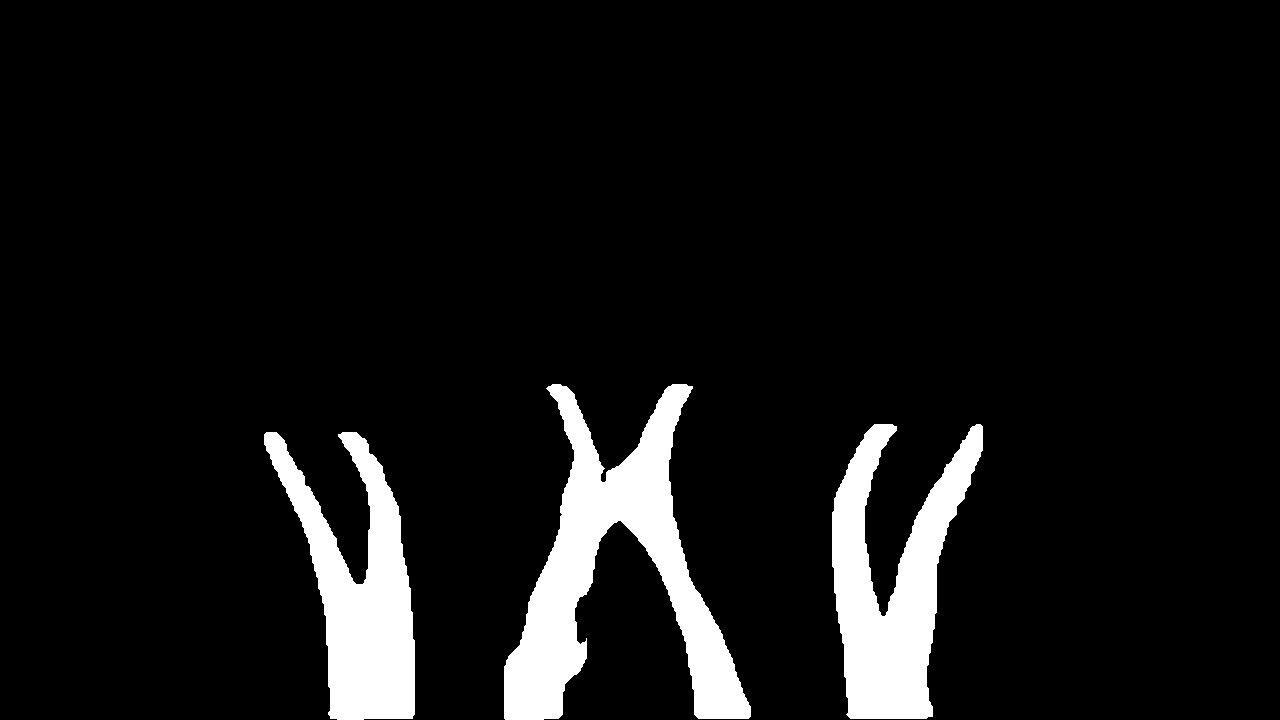
#> input picture Shape_fitting/point3.jpg, 1280 x 720 px, found by its file name
$ jupyter execute test.ipynb
#> lines starting #> are read from the running program, lines starting #| are printed output that depends on the picture; after the words box and inside, x2 and y2 are one past the last pixel; in counts of white or black regions, pixels touching at a corner belong together
[cell 1]
import cv2
import numpy as np

#预处理
path=r"C:\Users\86135\Desktop\Machine_Vision\Shape_fitting\point3.jpg"
img = cv2.imread(path)
#> img is the input picture: shape (720, 1280, 3); min 0, max 255, mean 19.9
gray = cv2.cvtColor(img, cv2.COLOR_BGR2GRAY)
ret, thresh = cv2.threshold(gray, 127, 255, 0)
#> thresh: shape (720, 1280); 7.8% white; 3 white regions, box (x1, y1, x2, y2) and area: (504, 384, 751, 720) 29733, (832, 424, 983, 719) 21963, (264, 432, 415, 720) 20345
kernel = np.ones((5,5),np.uint8)
dilation = cv2.dilate(thresh,kernel,iterations = 1)
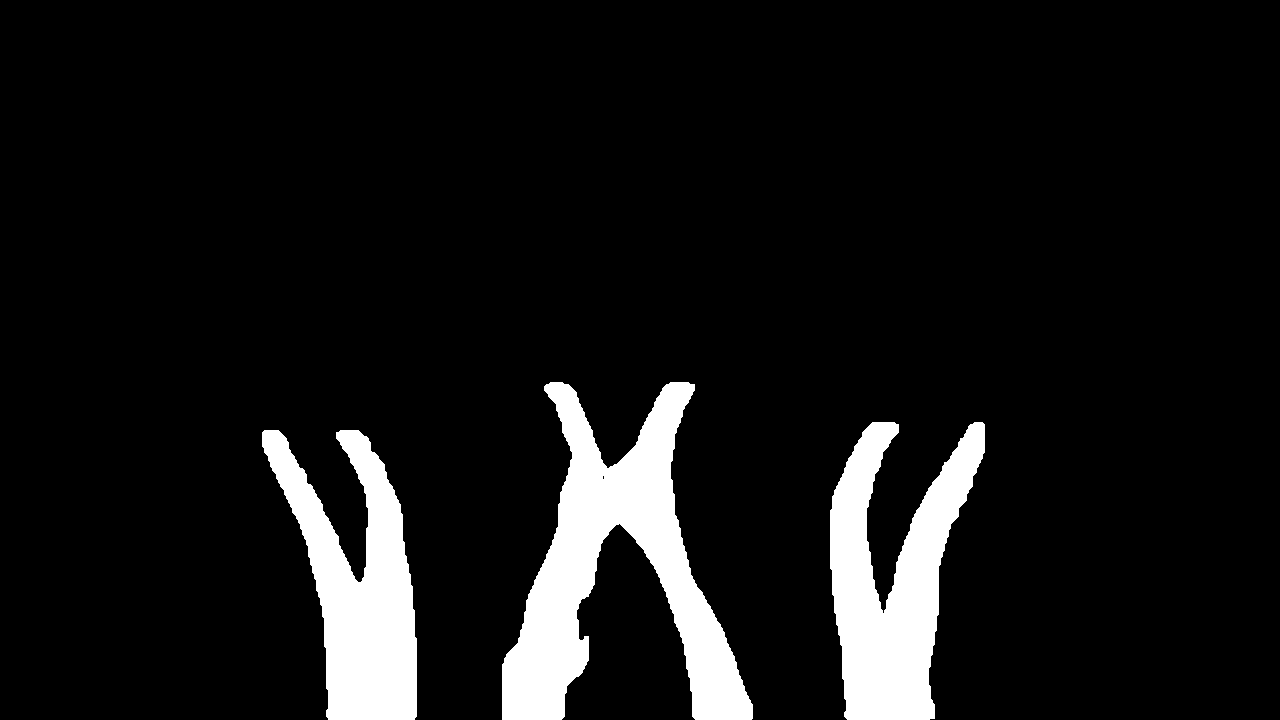
#> dilation: shape (720, 1280); 8.8% white; 3 white regions
judge_index = 2 #分界线
y_dis = 43  #步长
x_dis = 5

points = []
colors = []
center_points=[]
p1 = []
p2 = []

[cell 2]
contours, hierarchy = cv2.findContours(dilation, cv2.RETR_EXTERNAL, cv2.CHAIN_APPROX_NONE)
#> contours = 3 contours; box (x1, y1, x2, y2) and area: (502, 382, 753, 720) 32682, (830, 422, 985, 720) 24058, (262, 430, 417, 720) 22236
for contour in contours:
    x_, y_, w_, h_ = cv2.boundingRect(contour)

    y_down = y_+h_ - 5
    y_up = y_+5
    x_left = x_ - 20
    x_right = x_+w_+ 20

    for y in range(y_down,y_up,-y_dis):
        for x in range(x_left,x_right,x_dis):
            points.append((x,y))
            colors.append(dilation[y,x])

            #如果dilation后三个数都是255，前面所有数都是0
            if colors[-judge_index:].count(255) == judge_index and colors[:-judge_index].count(0) == len(colors)-judge_index and len(colors)> judge_index:
                cv2.circle(img, (points[-judge_index][0], points[-judge_index][1]), 5, (0, 0, 255), -1)
                p1 = points[-judge_index]
                points = []
                colors = []

            #如果dilation后三个数都是0，前面所有数都是255
            if colors[-judge_index:].count(0) == judge_index and colors[:-judge_index].count(255) == len(colors)-judge_index and len(colors) > judge_index:
                cv2.circle(img, (points[-judge_index][0], points[-judge_index][1]), 5, (0, 255, 0), -1)
                p2 = points[-judge_index]
                points = []
                colors = []

            #取中点
            if p1 != [] and p2 != []:
                center_point = ((p1[0]+p2[0])//2, (p1[1]+p2[1])//2)
                cv2.circle(img, (center_point[0], center_point[1]), 15, (255, 0, 255), -1)
                center_points.append(center_point)
                p1 = []
                p2 = []

    print(center_points)
    cv2.imshow('img', img)
    cv2.waitKey(0)
#> this loop made 3 passes
#> (x_, y_, w_, h_, y_up, x_left, x_right) on passes 1 to 3: (262, 430, 155, 290, 435, 242, 437), (830, 422, 155, 298, 427, 810, 1005), (502, 382, 251, 338, 387, 482, 773)
#> (printed output is left out)
#> pass 1, `cv2.imshow('img', img)`:
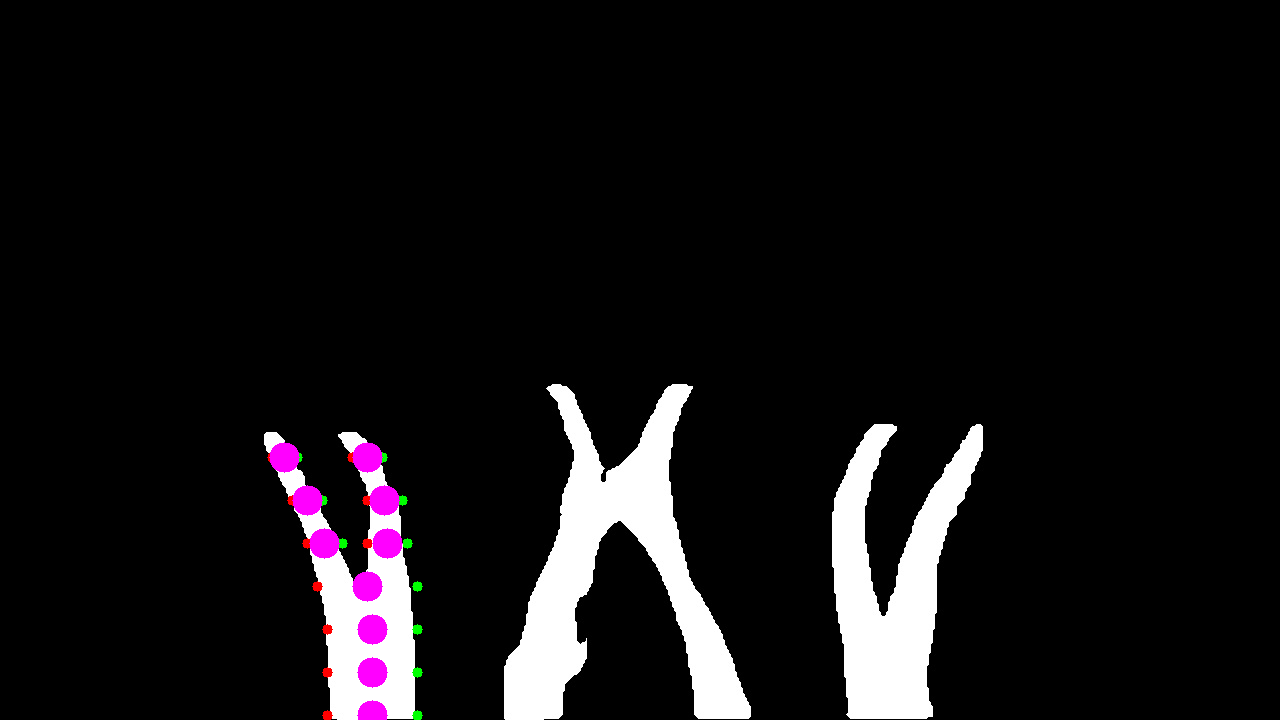
#> window 'img': shape (720, 1280, 3); mean B, G, R 20.1, 18.3, 20.2
#> pass 2, `cv2.imshow('img', img)`:
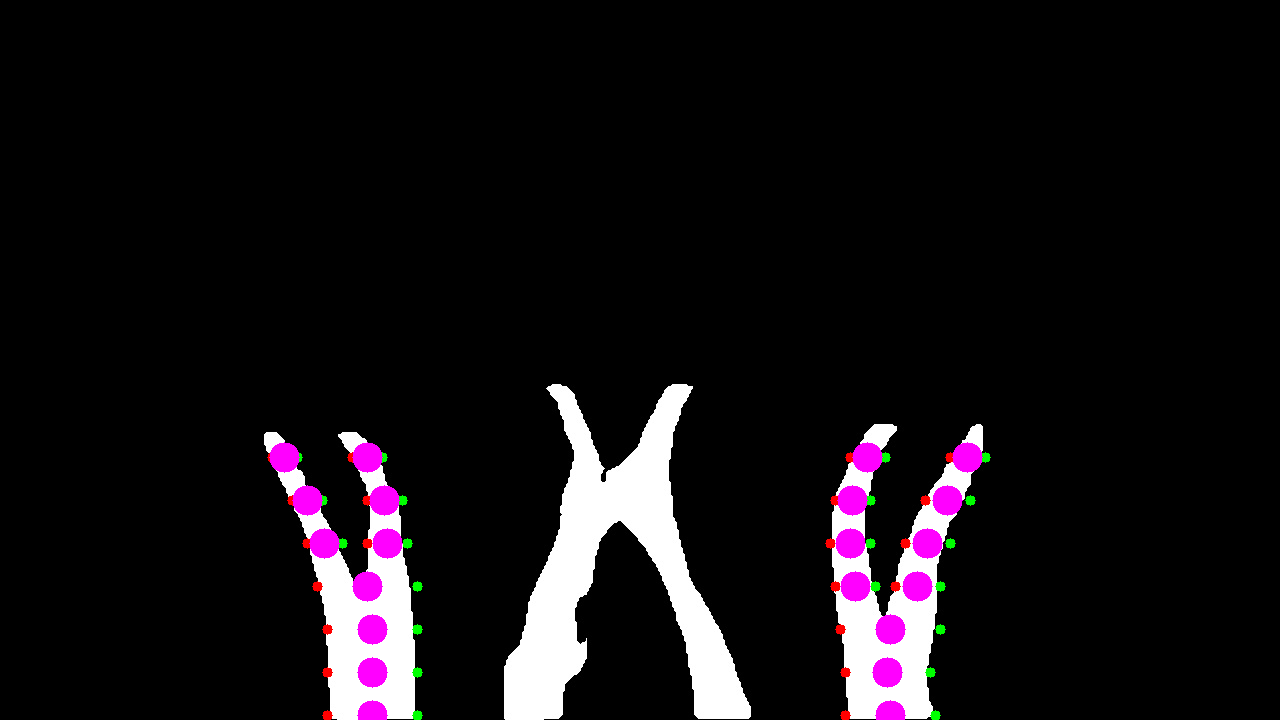
#> window 'img': shape (720, 1280, 3); mean B, G, R 20, 16.4, 20.4
#> after the loop:
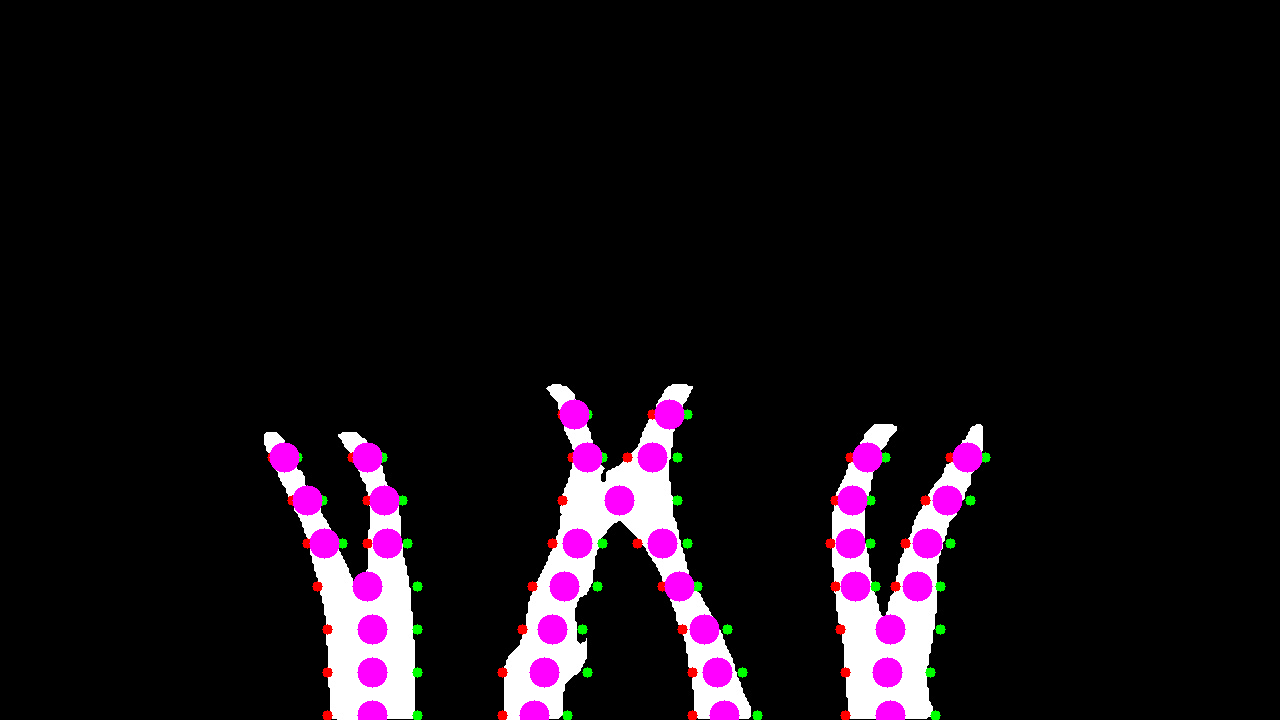
#> img: shape (720, 1280, 3); 3.23% of pixels changed, all inside (x1, y1, x2, y2) = (267, 399, 991, 720)
#> after the loop, center_point = (669, 414); center_points = 36 pairs, first value 284 to 967, second value 414 to 715; colors = [0, 0, 0, 0, 0, 0, 0, 0, 0, 0, 0, 0, 0, 0, 0, 0]; p1 = []; p2 = []; points = [(697, 414), (702, 414), (707, 414), (712, 414), (717, 414), (722, 414), (727, 414), (732, 414), (737, 414), (742, 414), (747, 414), (752, 414), (757, 414), (762, 414), (767, 414), (772, 414)]
